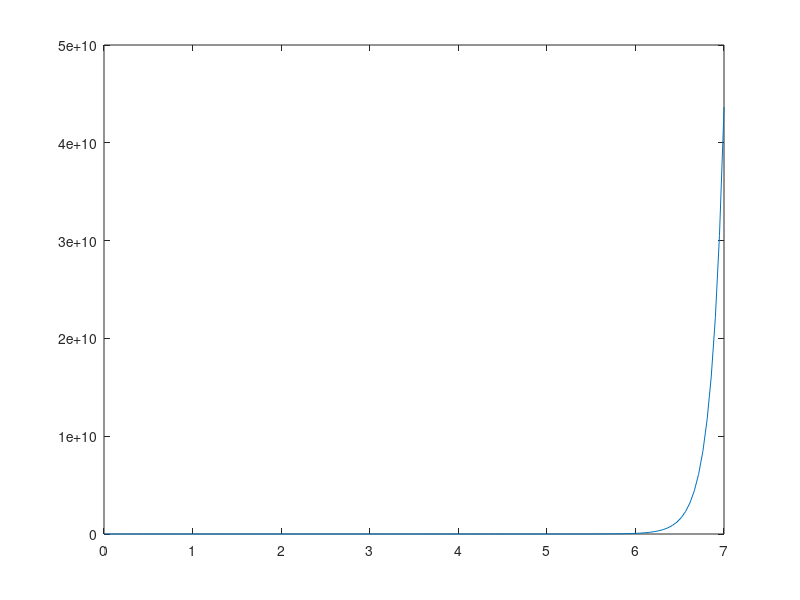
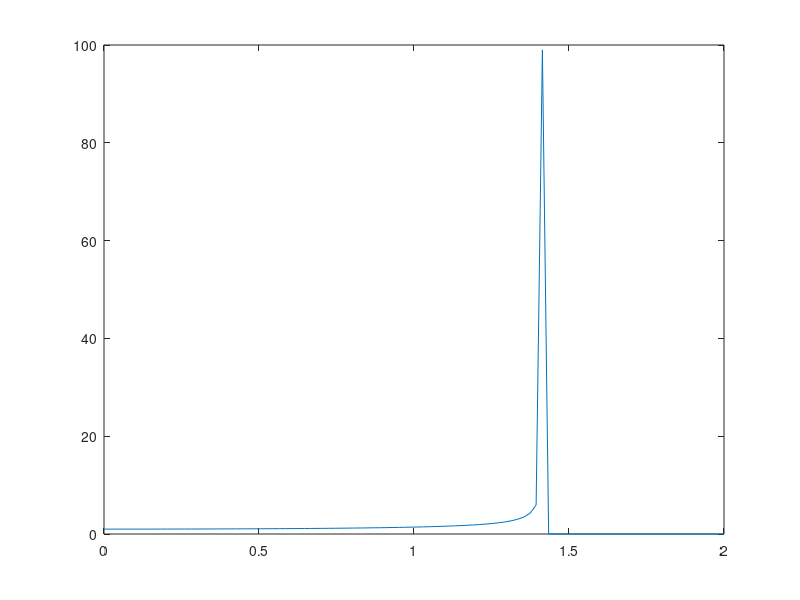

These charts were generated, in order, by the following MATLAB code:
% Pang

[t, y] = ode45(@(t,y) y*t, [0,7], 1);
plot(t,y)

b = @(a) 1 ./ sqrt(1-a.^2 / 2);
a = linspace(0,2);
figure(2)
plot(a, b(a))
